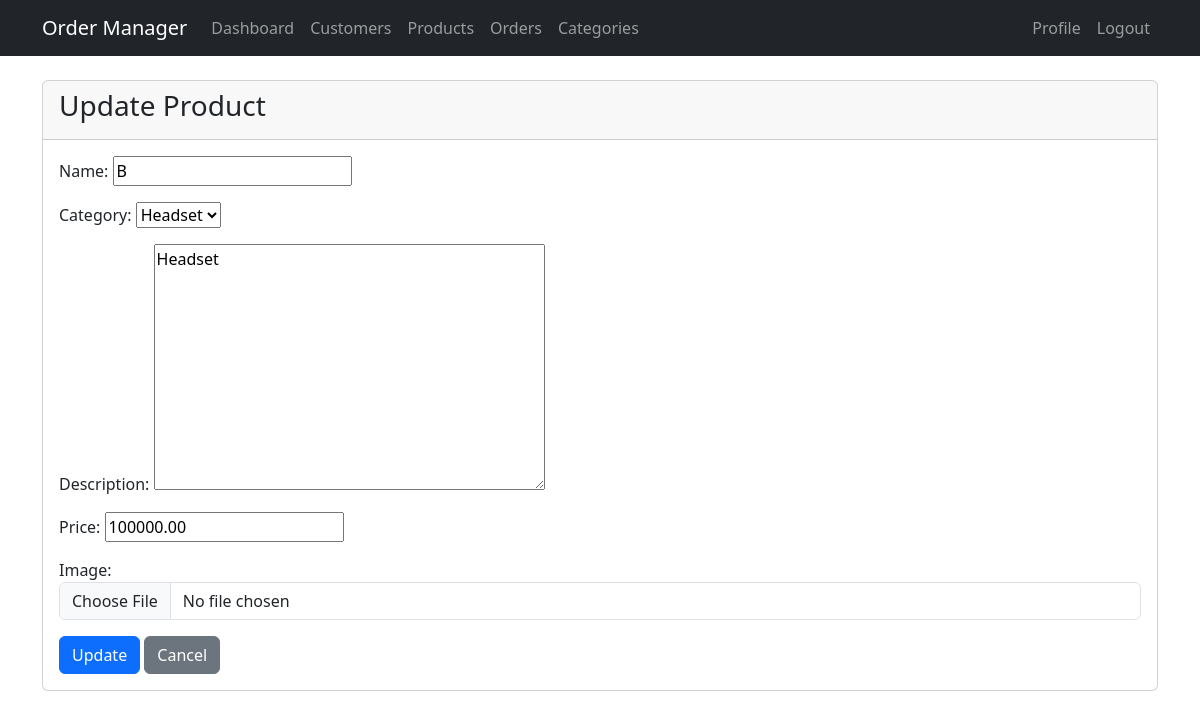
Screenshot of /products/4/update/ (signed in) with the database file from the repository.
### core/models.py (models this page shows, shortened)
class Category(models.Model):
    name = models.CharField(max_length=100)
    description = models.TextField(blank=True)
    created_by = models.ForeignKey(User, on_delete=models.CASCADE, null=True)  # Add this line
    created_at = models.DateTimeField(auto_now_add=True)
    updated_at = models.DateTimeField(auto_now=True)
    def __str__(self):
        return self.name

class Product(models.Model):
    name = models.CharField(max_length=200)
    category = models.ForeignKey(Category, on_delete=models.CASCADE)
    description = models.TextField()
    price = models.DecimalField(max_digits=10, decimal_places=2)
    image = models.ImageField(upload_to='products/', blank=True, null=True)
    created_at = models.DateTimeField(auto_now_add=True)
    updated_at = models.DateTimeField(auto_now=True)
    created_by = models.ForeignKey(User, on_delete=models.CASCADE)
    image = models.ImageField(upload_to='products/')

### core/views.py (the view)
# urls.py: path('products/<int:pk>/update/', views.product_update, name='product_update'),
@login_required
def product_update(request, pk):
    product = get_object_or_404(Product, pk=pk, created_by=request.user)
    if request.method == 'POST':
        form = ProductForm(request.POST, request.FILES, instance=product)
        if form.is_valid():
            form.save()
            messages.success(request, 'Product updated successfully!')
            return redirect('core:product_list')
    else:
        form = ProductForm(instance=product)
    return render(request, 'core/product_form.html', {'form': form})

### core/forms.py
class ProductForm(forms.ModelForm):
    class Meta:
        model = Product
        fields = ['name', 'category', 'description', 'price', 'image']
        widgets = {
            'image': forms.FileInput(attrs={'class': 'form-control'})
        }

### templates/core/product_form.html (shortened to what this page needs)
{% extends "core/base.html" %}
{% block content %}
<div class="card">
    <div class="card-header">
        <h3>{% if form.instance.pk %}Update{% else %}Create{% endif %} Product</h3>
    </div>
    <div class="card-body">
        <form method="post" enctype="multipart/form-data">
            {{ form.as_p }}
            <button type="submit" class="btn btn-primary">
                {% if form.instance.pk %}Update{% else %}Create{% endif %}
            </button>
            <a href="{% url 'core:product_list' %}" class="btn btn-secondary">Cancel</a>
        </form>
    </div>
</div>
{% endblock %}

### rows the page displays
Category: name "B"
Product: category "Headset", description "Headset", price "100000.00"
